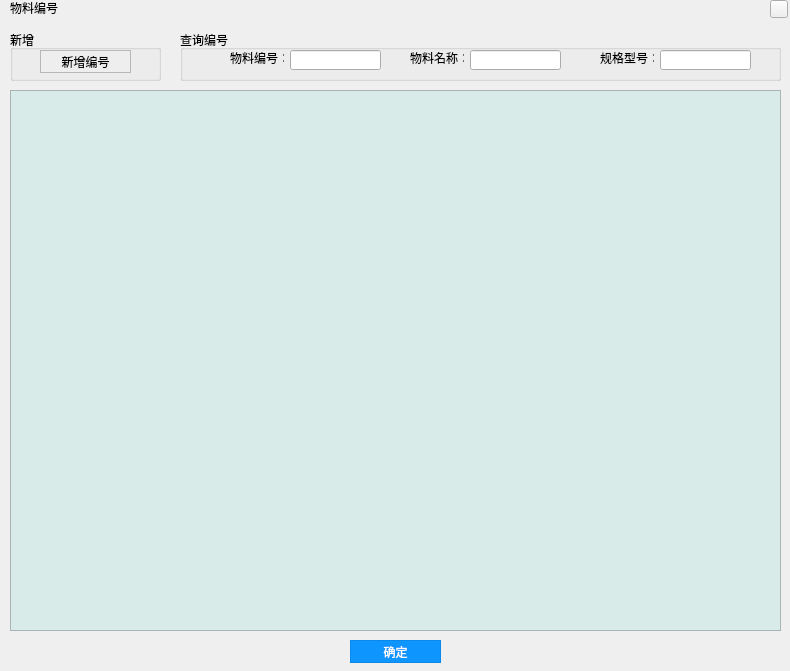
<?xml version="1.0" encoding="UTF-8"?>
<ui version="4.0">
 <class>Wlbh</class>
 <widget class="QWidget" name="Wlbh">
  <property name="geometry">
   <rect>
    <x>0</x>
    <y>0</y>
    <width>790</width>
    <height>671</height>
   </rect>
  </property>
  <property name="windowTitle">
   <string>Form</string>
  </property>
  <widget class="QLabel" name="label">
   <property name="geometry">
    <rect>
     <x>10</x>
     <y>0</y>
     <width>54</width>
     <height>16</height>
    </rect>
   </property>
   <property name="text">
    <string>物料编号</string>
   </property>
  </widget>
  <widget class="closeButton" name="toolButton">
   <property name="geometry">
    <rect>
     <x>770</x>
     <y>0</y>
     <width>18</width>
     <height>18</height>
    </rect>
   </property>
   <property name="text">
    <string/>
   </property>
  </widget>
  <widget class="QGroupBox" name="groupBox">
   <property name="geometry">
    <rect>
     <x>10</x>
     <y>30</y>
     <width>151</width>
     <height>51</height>
    </rect>
   </property>
   <property name="title">
    <string>新增</string>
   </property>
   <widget class="QPushButton" name="pushButton_new">
    <property name="geometry">
     <rect>
      <x>30</x>
      <y>20</y>
      <width>91</width>
      <height>23</height>
     </rect>
    </property>
    <property name="styleSheet">
     <string notr="true">QPushButton#pushButton_new
{
    color:black;
    background-color:rgb(238 , 238 , 238);
    border: 1px solid rgb(183 , 183 , 183);
}

QPushButton#pushButton_new:hover
{
    color:black;
    background-color:rgb(228 , 240 , 250);
    border: 1px solid rgb(15 , 150 , 255);
}

QPushButton#pushButton_new:pressed
{
    color:black;
    background-color:rgb(204 , 228 , 247);
    border: 1px solid rgb(1 , 84 , 153);
    padding-left:3px;
    padding-top:3px;
}</string>
    </property>
    <property name="text">
     <string>新增编号</string>
    </property>
   </widget>
  </widget>
  <widget class="QGroupBox" name="groupBox_2">
   <property name="geometry">
    <rect>
     <x>180</x>
     <y>30</y>
     <width>601</width>
     <height>51</height>
    </rect>
   </property>
   <property name="title">
    <string>查询编号</string>
   </property>
   <widget class="QLabel" name="label_2">
    <property name="geometry">
     <rect>
      <x>50</x>
      <y>20</y>
      <width>54</width>
      <height>16</height>
     </rect>
    </property>
    <property name="text">
     <string>物料编号：</string>
    </property>
   </widget>
   <widget class="QLineEdit" name="lineEdit_wlNum">
    <property name="geometry">
     <rect>
      <x>110</x>
      <y>20</y>
      <width>91</width>
      <height>20</height>
     </rect>
    </property>
   </widget>
   <widget class="QLineEdit" name="lineEdit_wlName">
    <property name="geometry">
     <rect>
      <x>290</x>
      <y>20</y>
      <width>91</width>
      <height>20</height>
     </rect>
    </property>
   </widget>
   <widget class="QLabel" name="label_3">
    <property name="geometry">
     <rect>
      <x>230</x>
      <y>20</y>
      <width>54</width>
      <height>16</height>
     </rect>
    </property>
    <property name="text">
     <string>物料名称：</string>
    </property>
   </widget>
   <widget class="QLineEdit" name="lineEdit_format">
    <property name="geometry">
     <rect>
      <x>480</x>
      <y>20</y>
      <width>91</width>
      <height>20</height>
     </rect>
    </property>
   </widget>
   <widget class="QLabel" name="label_4">
    <property name="geometry">
     <rect>
      <x>420</x>
      <y>20</y>
      <width>54</width>
      <height>16</height>
     </rect>
    </property>
    <property name="text">
     <string>规格型号：</string>
    </property>
   </widget>
  </widget>
  <widget class="QTableWidget" name="tableWidget">
   <property name="geometry">
    <rect>
     <x>10</x>
     <y>90</y>
     <width>771</width>
     <height>541</height>
    </rect>
   </property>
   <property name="styleSheet">
    <string notr="true">background-color: rgb(216, 235, 233);</string>
   </property>
  </widget>
  <widget class="QPushButton" name="pushButton_ok">
   <property name="geometry">
    <rect>
     <x>350</x>
     <y>640</y>
     <width>91</width>
     <height>23</height>
    </rect>
   </property>
   <property name="styleSheet">
    <string notr="true">QPushButton#pushButton_ok
{
    color:white;
    background-color:rgb(14 , 150 , 254);
    border: 1px solid rgb(11 , 137 , 234);
}

QPushButton#pushButton_ok:hover
{
    color:white;
    background-color:rgb(44 , 137 , 255);
    border: 1px solid rgb(11 , 137 , 234);
}

QPushButton#pushButton_ok:pressed
{
    color:white;
    background-color:rgb(14 , 135 , 228);
    border: 1px solid rgb(12 , 138 , 235);
    padding-left:3px;
    padding-top:3px;
}
</string>
   </property>
   <property name="text">
    <string>确定</string>
   </property>
  </widget>
 </widget>
 <customwidgets>
  <customwidget>
   <class>closeButton</class>
   <extends>QToolButton</extends>
   <header>closebutton.h</header>
  </customwidget>
 </customwidgets>
 <resources/>
 <connections/>
</ui>
